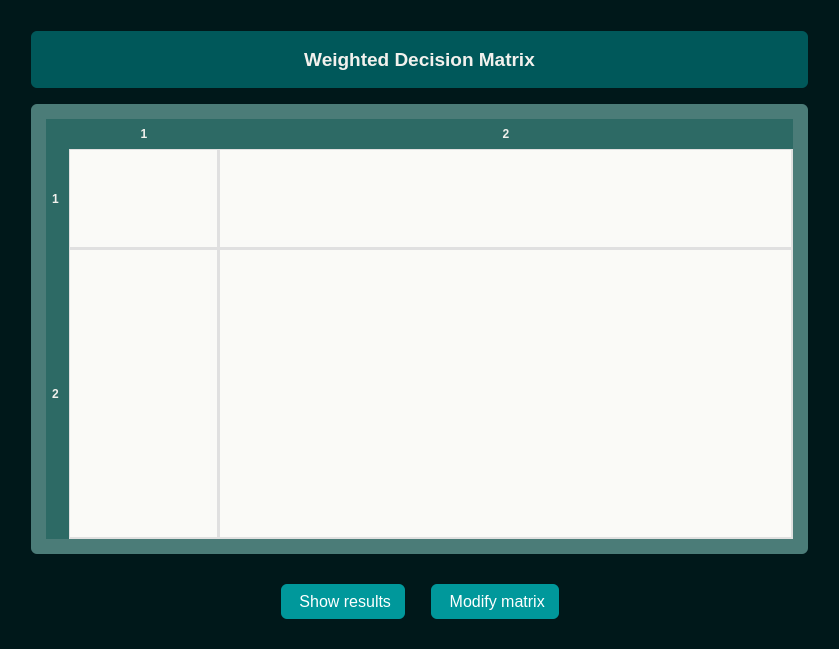
<?xml version="1.0" encoding="UTF-8"?>
<ui version="4.0">
 <class>form</class>
 <widget class="QWidget" name="form">
  <property name="geometry">
   <rect>
    <x>0</x>
    <y>0</y>
    <width>839</width>
    <height>649</height>
   </rect>
  </property>
  <property name="windowTitle">
   <string>Interactive matrix</string>
  </property>
  <property name="styleSheet">
   <string notr="true">/* =========================
   Global settings
   ========================= */
#form {
    background-color: #00181a;
	font-family: Segoe UI Semibold;
}

/* =========================
   Frames
   ========================= */
QFrame {
    border-radius: 6px;
    border: none;
}

#titleFrame,
#matrixFrame,
#btnsFrame {
	margin: 0 20 0 20;
}

#titleFrame {
    background-color: #00585a;
    padding: 8px;
	margin-top: 20;
	margin-bottom: 10
}

#matrixFrame {
    background-color: #4b7c78;
    padding: 6px;
}

#btnsFrame {
    background-color: transparent;
	margin-top: 10;
	margin-bottom: 10
}

/* =========================
   Title
   ========================= */
#matrixTitle {
    font-size: 14pt;
    font-weight: 600;
    color: #F2F1ED;
}

/* =========================
   Table settings
   ========================= */
QTableWidget {
    background-color: #FAFAF7;
    color: #2A3133;
	border: none;
	selection-background-color: #eef2f3;
	selection-color: #ffffff;
	gridline-color: #E0E0E0;
	font-size: 14pt;
}

QTableWidget::item {
    border: 1px solid #E0E0E0;
    padding: 0px;
    margin: 0px;
}

QTableWidget::item:selected {
	background-color: #eef2f3;
	color: #2A3133;
	border: 1px solid #4e8fa6;
}

QTableWidget::item:focus {
	background-color: #eef2f3;
	color: #2A3133;
	padding: 0px;
	margin: 0px;
}

/* Fix for the editor widget that appears on double-click */
QTableWidget QLineEdit {
	border: 2px solid #3c7285;
	background-color: #eef2f3;
	color: #2A3133;
	padding: 2px;
	margin: -1px;
	font-size: 14pt;
	selection-background-color: #7dd3c0;
	selection-color: #ffffff;
}

QTableCornerButton::section {
    background-color: #2d6a65;
	border: none
}

QHeaderView::section {
    background-color: #2d6a65;
    color: #F2F1ED;
    padding: 6px;
    border: none;
    font-weight: 600
}

/* =========================
   Buttons
   ========================= */
QPushButton {
    background-color: #00989b;
    color: #ffffff;
    border-radius: 6px;
    padding: 8px 14px;
	margin: 5 10 0 10;
	font-size: 12pt;
}

QPushButton:hover {
    background-color: #00bcc0;
}

QPushButton:pressed {
    background-color: #01797b;
}

QPushButton:disabled {
    background-color: #3d8d8e;
    color: #7fb3b5;
}
</string>
  </property>
  <layout class="QVBoxLayout" name="verticalLayout_3">
   <item>
    <widget class="QFrame" name="titleFrame">
     <property name="frameShape">
      <enum>QFrame::StyledPanel</enum>
     </property>
     <property name="frameShadow">
      <enum>QFrame::Raised</enum>
     </property>
     <layout class="QVBoxLayout" name="verticalLayout_2">
      <item>
       <widget class="QLabel" name="matrixTitle">
        <property name="font">
         <font>
          <pointsize>14</pointsize>
          <weight>75</weight>
          <bold>true</bold>
         </font>
        </property>
        <property name="text">
         <string>Weighted Decision Matrix</string>
        </property>
        <property name="alignment">
         <set>Qt::AlignCenter</set>
        </property>
       </widget>
      </item>
     </layout>
    </widget>
   </item>
   <item>
    <widget class="QFrame" name="matrixFrame">
     <property name="frameShape">
      <enum>QFrame::StyledPanel</enum>
     </property>
     <property name="frameShadow">
      <enum>QFrame::Raised</enum>
     </property>
     <layout class="QVBoxLayout" name="verticalLayout">
      <item>
       <widget class="QTableWidget" name="matrixTable">
        <property name="focusPolicy">
         <enum>Qt::NoFocus</enum>
        </property>
        <property name="editTriggers">
         <set>QAbstractItemView::DoubleClicked|QAbstractItemView::SelectedClicked</set>
        </property>
        <property name="showGrid">
         <bool>true</bool>
        </property>
        <property name="gridStyle">
         <enum>Qt::SolidLine</enum>
        </property>
        <property name="wordWrap">
         <bool>true</bool>
        </property>
        <property name="cornerButtonEnabled">
         <bool>false</bool>
        </property>
        <property name="rowCount">
         <number>2</number>
        </property>
        <property name="columnCount">
         <number>2</number>
        </property>
        <attribute name="horizontalHeaderCascadingSectionResizes">
         <bool>false</bool>
        </attribute>
        <attribute name="horizontalHeaderDefaultSectionSize">
         <number>150</number>
        </attribute>
        <attribute name="horizontalHeaderShowSortIndicator" stdset="0">
         <bool>false</bool>
        </attribute>
        <attribute name="horizontalHeaderStretchLastSection">
         <bool>true</bool>
        </attribute>
        <attribute name="verticalHeaderDefaultSectionSize">
         <number>100</number>
        </attribute>
        <attribute name="verticalHeaderStretchLastSection">
         <bool>true</bool>
        </attribute>
        <row/>
        <row/>
        <column/>
        <column/>
       </widget>
      </item>
     </layout>
    </widget>
   </item>
   <item>
    <widget class="QFrame" name="btnsFrame">
     <property name="frameShape">
      <enum>QFrame::StyledPanel</enum>
     </property>
     <property name="frameShadow">
      <enum>QFrame::Raised</enum>
     </property>
     <layout class="QHBoxLayout" name="horizontalLayout">
      <item>
       <spacer name="horizontalSpacer">
        <property name="orientation">
         <enum>Qt::Horizontal</enum>
        </property>
        <property name="sizeHint" stdset="0">
         <size>
          <width>40</width>
          <height>20</height>
         </size>
        </property>
       </spacer>
      </item>
      <item>
       <widget class="QPushButton" name="resultsBtn">
        <property name="text">
         <string> Show results</string>
        </property>
        <property name="icon">
         <iconset>
          <normaloff>icons/score.png</normaloff>icons/score.png</iconset>
        </property>
       </widget>
      </item>
      <item>
       <widget class="QPushButton" name="modifyBtn">
        <property name="text">
         <string> Modify matrix</string>
        </property>
        <property name="icon">
         <iconset>
          <normaloff>icons/edit.png</normaloff>icons/edit.png</iconset>
        </property>
       </widget>
      </item>
      <item>
       <spacer name="horizontalSpacer_2">
        <property name="orientation">
         <enum>Qt::Horizontal</enum>
        </property>
        <property name="sizeHint" stdset="0">
         <size>
          <width>40</width>
          <height>20</height>
         </size>
        </property>
       </spacer>
      </item>
     </layout>
    </widget>
   </item>
  </layout>
 </widget>
 <resources/>
 <connections/>
</ui>
